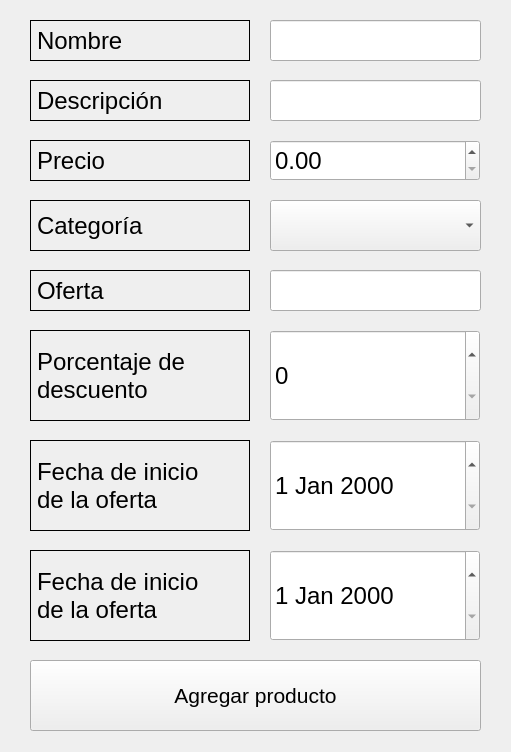
<?xml version="1.0" encoding="UTF-8"?>
<ui version="4.0">
 <class>MainWindow</class>
 <widget class="QMainWindow" name="MainWindow">
  <property name="enabled">
   <bool>true</bool>
  </property>
  <property name="geometry">
   <rect>
    <x>0</x>
    <y>0</y>
    <width>511</width>
    <height>752</height>
   </rect>
  </property>
  <property name="windowTitle">
   <string>MainWindow</string>
  </property>
  <widget class="QWidget" name="centralwidget">
   <widget class="QLabel" name="label">
    <property name="geometry">
     <rect>
      <x>30</x>
      <y>270</y>
      <width>220</width>
      <height>41</height>
     </rect>
    </property>
    <property name="font">
     <font>
      <pointsize>18</pointsize>
     </font>
    </property>
    <property name="frameShape">
     <enum>QFrame::Box</enum>
    </property>
    <property name="text">
     <string>Oferta</string>
    </property>
    <property name="alignment">
     <set>Qt::AlignLeading|Qt::AlignLeft|Qt::AlignVCenter</set>
    </property>
   </widget>
   <widget class="QLabel" name="label_2">
    <property name="geometry">
     <rect>
      <x>30</x>
      <y>330</y>
      <width>220</width>
      <height>91</height>
     </rect>
    </property>
    <property name="font">
     <font>
      <pointsize>18</pointsize>
     </font>
    </property>
    <property name="frameShape">
     <enum>QFrame::Box</enum>
    </property>
    <property name="text">
     <string>Porcentaje de
descuento</string>
    </property>
    <property name="alignment">
     <set>Qt::AlignLeading|Qt::AlignLeft|Qt::AlignVCenter</set>
    </property>
   </widget>
   <widget class="QPushButton" name="pushButton">
    <property name="geometry">
     <rect>
      <x>30</x>
      <y>660</y>
      <width>451</width>
      <height>71</height>
     </rect>
    </property>
    <property name="font">
     <font>
      <pointsize>16</pointsize>
     </font>
    </property>
    <property name="text">
     <string>Agregar producto</string>
    </property>
   </widget>
   <widget class="QLabel" name="label_3">
    <property name="geometry">
     <rect>
      <x>30</x>
      <y>140</y>
      <width>220</width>
      <height>41</height>
     </rect>
    </property>
    <property name="font">
     <font>
      <pointsize>18</pointsize>
     </font>
    </property>
    <property name="frameShape">
     <enum>QFrame::Box</enum>
    </property>
    <property name="text">
     <string>Precio</string>
    </property>
    <property name="alignment">
     <set>Qt::AlignLeading|Qt::AlignLeft|Qt::AlignVCenter</set>
    </property>
   </widget>
   <widget class="QLabel" name="label_4">
    <property name="geometry">
     <rect>
      <x>30</x>
      <y>200</y>
      <width>220</width>
      <height>51</height>
     </rect>
    </property>
    <property name="font">
     <font>
      <pointsize>18</pointsize>
     </font>
    </property>
    <property name="frameShape">
     <enum>QFrame::Box</enum>
    </property>
    <property name="text">
     <string>Categoría</string>
    </property>
    <property name="alignment">
     <set>Qt::AlignLeading|Qt::AlignLeft|Qt::AlignVCenter</set>
    </property>
   </widget>
   <widget class="QLabel" name="label_5">
    <property name="geometry">
     <rect>
      <x>30</x>
      <y>20</y>
      <width>220</width>
      <height>41</height>
     </rect>
    </property>
    <property name="font">
     <font>
      <pointsize>18</pointsize>
     </font>
    </property>
    <property name="frameShape">
     <enum>QFrame::Box</enum>
    </property>
    <property name="text">
     <string>Nombre</string>
    </property>
    <property name="alignment">
     <set>Qt::AlignLeading|Qt::AlignLeft|Qt::AlignVCenter</set>
    </property>
   </widget>
   <widget class="QLabel" name="label_6">
    <property name="geometry">
     <rect>
      <x>30</x>
      <y>80</y>
      <width>220</width>
      <height>41</height>
     </rect>
    </property>
    <property name="font">
     <font>
      <pointsize>18</pointsize>
     </font>
    </property>
    <property name="frameShape">
     <enum>QFrame::Box</enum>
    </property>
    <property name="text">
     <string>Descripción</string>
    </property>
    <property name="alignment">
     <set>Qt::AlignLeading|Qt::AlignLeft|Qt::AlignVCenter</set>
    </property>
   </widget>
   <widget class="QLabel" name="label_7">
    <property name="geometry">
     <rect>
      <x>30</x>
      <y>440</y>
      <width>220</width>
      <height>91</height>
     </rect>
    </property>
    <property name="font">
     <font>
      <pointsize>18</pointsize>
     </font>
    </property>
    <property name="frameShape">
     <enum>QFrame::Box</enum>
    </property>
    <property name="text">
     <string>Fecha de inicio
de la oferta</string>
    </property>
    <property name="alignment">
     <set>Qt::AlignLeading|Qt::AlignLeft|Qt::AlignVCenter</set>
    </property>
   </widget>
   <widget class="QLabel" name="label_8">
    <property name="geometry">
     <rect>
      <x>30</x>
      <y>550</y>
      <width>220</width>
      <height>91</height>
     </rect>
    </property>
    <property name="font">
     <font>
      <pointsize>18</pointsize>
     </font>
    </property>
    <property name="frameShape">
     <enum>QFrame::Box</enum>
    </property>
    <property name="text">
     <string>Fecha de inicio
de la oferta</string>
    </property>
    <property name="alignment">
     <set>Qt::AlignLeading|Qt::AlignLeft|Qt::AlignVCenter</set>
    </property>
   </widget>
   <widget class="QDoubleSpinBox" name="doubleSpinBox">
    <property name="geometry">
     <rect>
      <x>270</x>
      <y>140</y>
      <width>210</width>
      <height>41</height>
     </rect>
    </property>
    <property name="font">
     <font>
      <pointsize>18</pointsize>
     </font>
    </property>
    <property name="maximum">
     <double>10000.000000000000000</double>
    </property>
   </widget>
   <widget class="QSpinBox" name="spinBox">
    <property name="geometry">
     <rect>
      <x>270</x>
      <y>330</y>
      <width>210</width>
      <height>91</height>
     </rect>
    </property>
    <property name="font">
     <font>
      <pointsize>18</pointsize>
     </font>
    </property>
    <property name="maximum">
     <number>100</number>
    </property>
   </widget>
   <widget class="QDateEdit" name="dateEdit">
    <property name="geometry">
     <rect>
      <x>270</x>
      <y>440</y>
      <width>210</width>
      <height>91</height>
     </rect>
    </property>
    <property name="font">
     <font>
      <pointsize>18</pointsize>
     </font>
    </property>
   </widget>
   <widget class="QDateEdit" name="dateEdit_2">
    <property name="geometry">
     <rect>
      <x>270</x>
      <y>550</y>
      <width>210</width>
      <height>91</height>
     </rect>
    </property>
    <property name="font">
     <font>
      <pointsize>18</pointsize>
     </font>
    </property>
   </widget>
   <widget class="QLineEdit" name="lineEdit_2">
    <property name="geometry">
     <rect>
      <x>270</x>
      <y>270</y>
      <width>211</width>
      <height>41</height>
     </rect>
    </property>
    <property name="font">
     <font>
      <pointsize>18</pointsize>
     </font>
    </property>
   </widget>
   <widget class="QComboBox" name="comboBox">
    <property name="geometry">
     <rect>
      <x>270</x>
      <y>200</y>
      <width>211</width>
      <height>51</height>
     </rect>
    </property>
    <property name="font">
     <font>
      <pointsize>18</pointsize>
     </font>
    </property>
   </widget>
   <widget class="QLineEdit" name="lineEdit_3">
    <property name="geometry">
     <rect>
      <x>270</x>
      <y>80</y>
      <width>211</width>
      <height>41</height>
     </rect>
    </property>
    <property name="font">
     <font>
      <pointsize>18</pointsize>
     </font>
    </property>
   </widget>
   <widget class="QLineEdit" name="lineEdit_4">
    <property name="geometry">
     <rect>
      <x>270</x>
      <y>20</y>
      <width>211</width>
      <height>41</height>
     </rect>
    </property>
    <property name="font">
     <font>
      <pointsize>18</pointsize>
     </font>
    </property>
   </widget>
  </widget>
 </widget>
 <resources>
  <include location="../img/logo.qrc"/>
 </resources>
 <connections/>
</ui>
